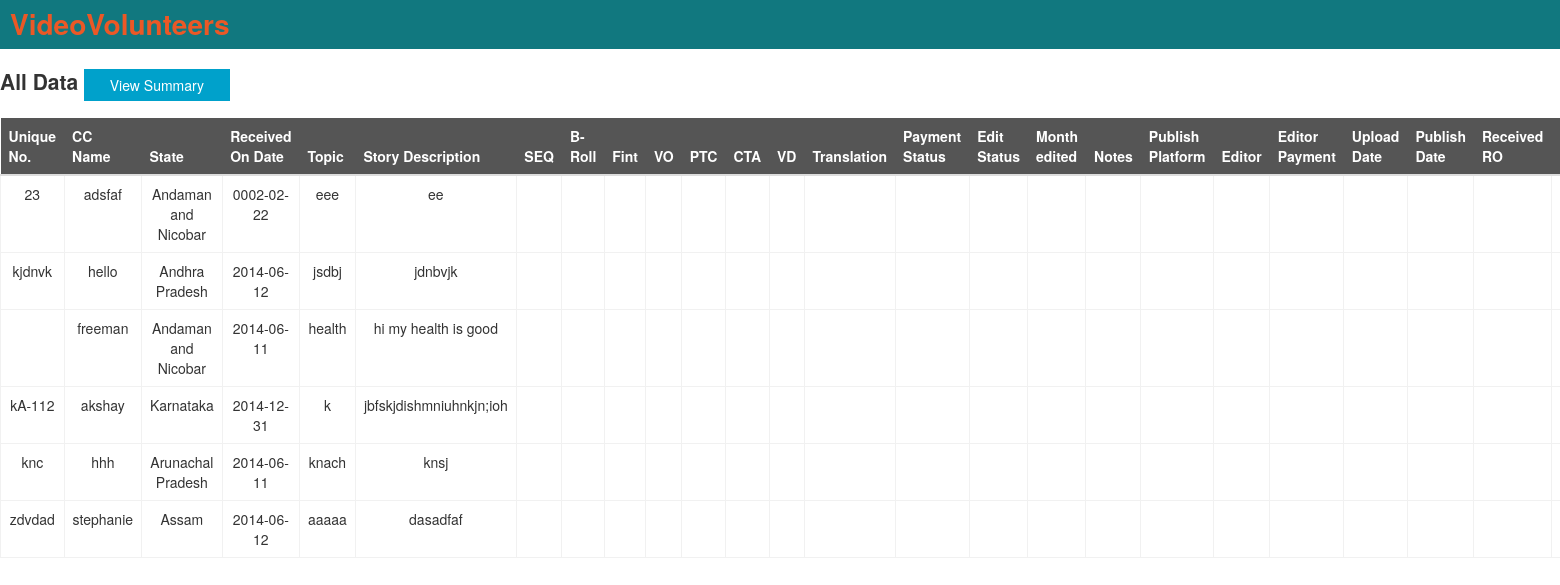
The app's page /table_bootstrap.php, older data.
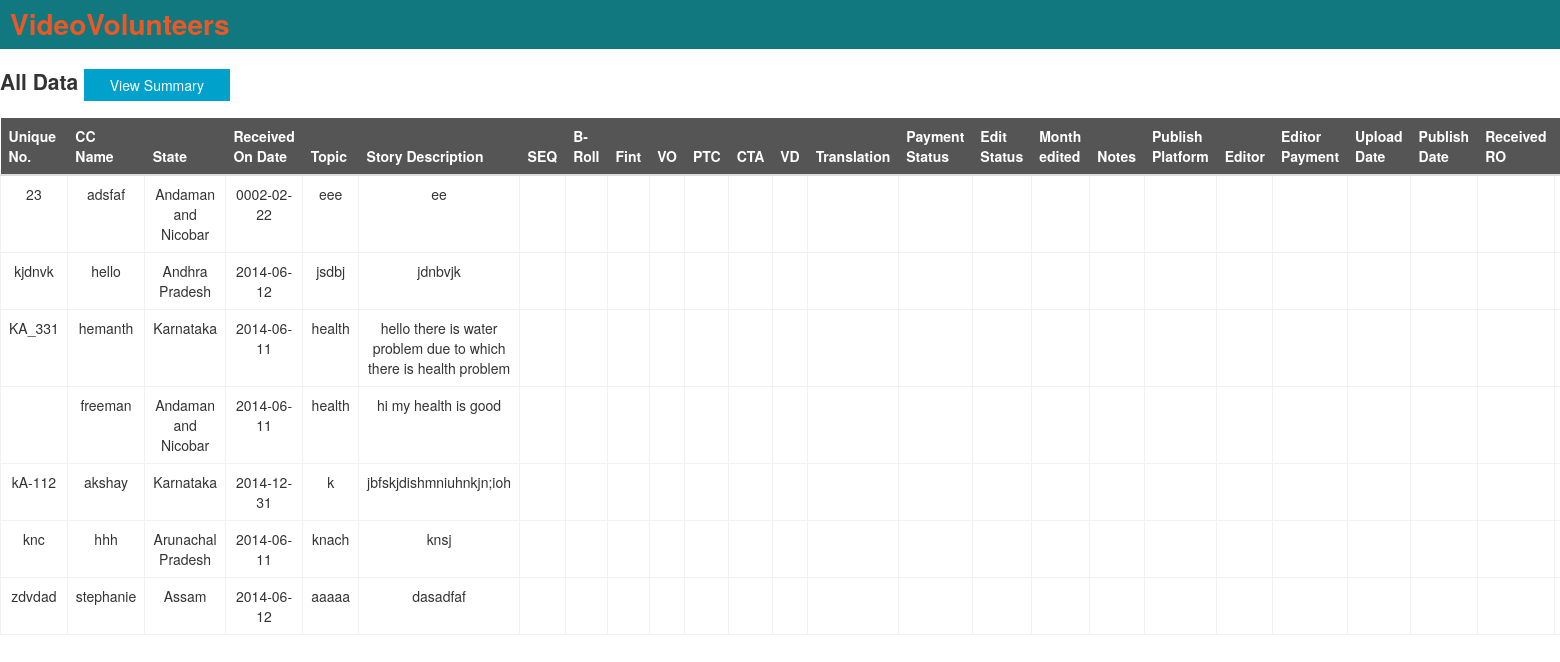
The same page, newer data.
### tables this page shows
CREATE TABLE `storytrack` (
  `fid` int(10) NOT NULL AUTO_INCREMENT,
  `seq` varchar(10) DEFAULT NULL,
  `broll` varchar(10) DEFAULT NULL,
  `fint` varchar(10) DEFAULT NULL,
  `vo` varchar(10) DEFAULT NULL,
  `ptc` varchar(10) DEFAULT NULL,
  `cta` varchar(10) DEFAULT NULL,
  `vd` varchar(10) DEFAULT NULL,
  `translation` varchar(10) DEFAULT NULL,
  `ccname` varchar(30) DEFAULT NULL,
  `state` varchar(20) DEFAULT NULL,
  `receiveddate` date DEFAULT NULL,
  `issuetopic` varchar(50) DEFAULT NULL,
  `storydescription` varchar(300) DEFAULT NULL,
  `paymentstatus` varchar(10) DEFAULT NULL,
  `editstatus` varchar(10) DEFAULT NULL,
  `editedmonth` date DEFAULT NULL,
  `notes` varchar(100) DEFAULT NULL,
  `publishplatform` varchar(10) DEFAULT NULL,
  `editor` varchar(30) DEFAULT NULL,
  `editorpayment` varchar(10) DEFAULT NULL,
  `uploaddate` date DEFAULT NULL,
  `publishdate` date DEFAULT NULL,
  `receivedRO` varchar(10) DEFAULT NULL,
  `receivedHQ` varchar(10) DEFAULT NULL,
  `uniquenumber` varchar(30) DEFAULT NULL,
  `dateofstory` date DEFAULT NULL,
  `ccpair` varchar(30) DEFAULT NULL,
  `program` varchar(30) DEFAULT NULL,
  `mentor` varchar(30) DEFAULT NULL,
  `iutopic` varchar(30) DEFAULT NULL,
  `videotreatment` varchar(30) DEFAULT NULL,
  `shootplan` varchar(30) DEFAULT NULL,
  `stage` varchar(30) DEFAULT NULL,
  `impactpossible` varchar(20) DEFAULT NULL,
  PRIMARY KEY (`fid`),
  UNIQUE KEY `uniquenumber` (`uniquenumber`)
);

### public/table_bootstrap.php (the view, shortened to what this page needs)
<?php
$db=dbopen();
include ('header.php') ?>
<body>
<h2>All Data <a href="index.php" class="button button-rounded button-flat-primary">View Summary</a></h2>
    <table class="table table-hover">
       <?php echo"<thead>
            <tr>
				<th>Unique No.</th>
				<th>CC Name</th>
				<th>State</th>
				<th>Received On Date</th>
				<th>Topic</th>
				<th>Story Description</th>
				<th>SEQ</th>
				<th>B-Roll</th>
				<th>Fint</th>
				<th>VO</th>
				<th>PTC</th>
				<th>CTA</th>
				<th>VD</th>
				<th>Translation</th>
				<th>Payment Status</th>
				<th>Edit Status</th>
				<th>Month edited </th>
				<th>Notes</th>
				<th>Publish Platform</th>
				<th>Editor</th>
				<th>Editor Payment</th>
				<th>Upload Date</th>
				<th>Publish Date</th>
				<th>Received RO</th>
				<th>Received HQ</th>
            </tr>
        </thead>";
?>
        <tbody>
<?php
$statusedit= "select * from storytrack ";
$result = $db->query($statusedit);
while($row = mysqli_fetch_array($result)) {
echo"<tr>";
  echo "<td>" . $row['uniquenumber'] . "</td>" ;
  echo "<td>" . $row['ccname'] . "</td>" ;
  echo "<td>" . $row['state'] . "</td>";
  echo "<td>" . $row['receiveddate'] . "</td>";
  echo "<td>" . $row['issuetopic'] . "</td>";
  echo "<td>" . $row['storydescription'] . "</td>";
  echo "<td>" . $row['seq'] . "</td>";
  echo "<td>" . $row['broll'] . "</td>";
  echo "<td>" . $row['fint'] . "</td>";
  echo "<td>" . $row['vo'] . "</td>";
  echo "<td>" . $row['ptc'] . "</td>";
  echo "<td>" . $row['cta'] . "</td>";
  echo "<td>" . $row['vd'] . "</td>";
  echo "<td>" . $row['translation'] . "</td>";
  echo "<td>" . $row['paymentstatus'] . "</td>";
  echo "<td>" . $row['editstatus'] . "</td>";
  echo "<td>" . $row['editedmonth'] . "</td>";
  echo "<td>" . $row['notes'] . "</td>";
  echo "<td>" . $row['publishplatform'] . "</td>";
  echo "<td>" . $row['editor'] . "</td>";
  echo "<td>" . $row['editorpayment'] . "</td>";
  echo "<td>" . $row['uploaddate'] . "</td>";
  echo "<td>" . $row['publishdate'] . "</td>";
  echo "<td>" . $row['receivedRO'] . "</td>";
  echo "<td>" . $row['receivedHQ'] . "</td>";
 echo"</tr>";}
 ?>
        </tbody>
    </table>
</body>
</html>

Row changes from the older to the newer data that the page shows:
added storytrack: uniquenumber "KA_331", ccname "hemanth", state "Karnataka", receiveddate "2014-06-11", issuetopic "health", storydescription "hello there is water problem due to which there is health problem"
